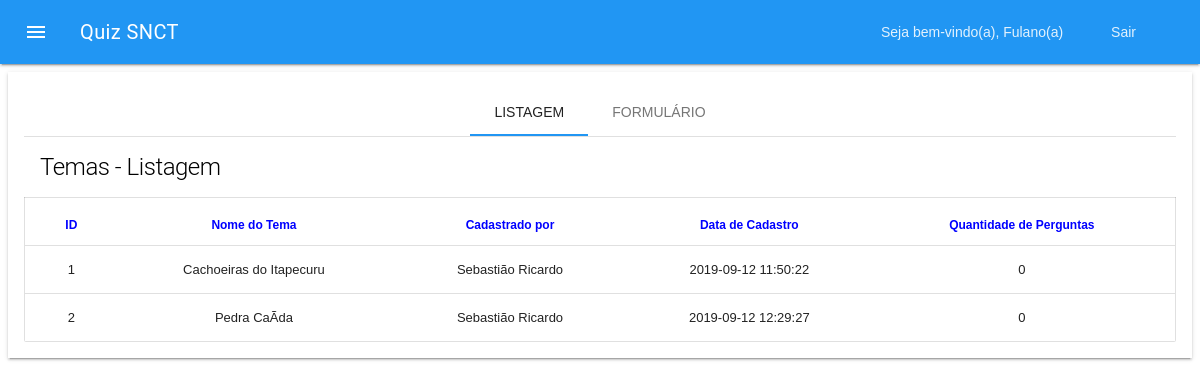
Before: /admin/temas.php (signed in) with the older database file.
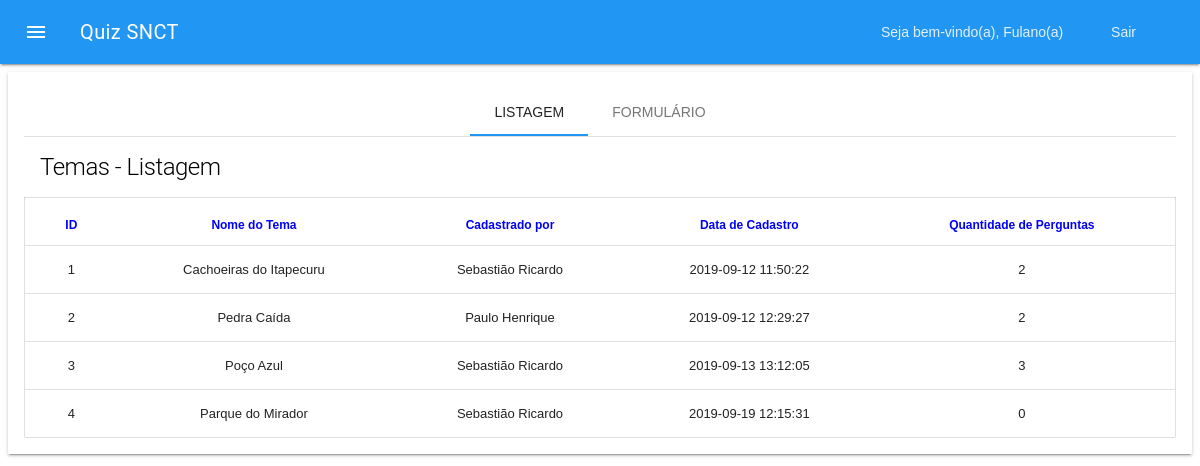
After: the same page with the newer database file.
### tables this page shows
CREATE TABLE `temas` (
  `id_tema` int(11) NOT NULL auto_increment,
  `tema` varchar(50) default NULL,
  `data_cadastro` datetime default NULL,
  `id_usuario` int(11) default '1',
  PRIMARY KEY  (`id_tema`),
  KEY `id_usuario` (`id_usuario`)
);

CREATE TABLE `usuarios` (
  `id_usuario` int(11) NOT NULL auto_increment,
  `nome` varchar(100) default NULL,
  `email` varchar(100) default NULL,
  `senha` varchar(40) default NULL,
  PRIMARY KEY  (`id_usuario`)
);

### admin/lib/DB.class.php (called while the page is built, shortened)
<?php
Class DB {
	var $con = null;
	public function __construct() {
		$this->con = mysqli_connect(DB_HOST, DB_USER, DB_PASS);
		mysqli_select_db($this->con, DB_NAME);
	}
	public function select($sql) {
		$query = mysqli_query($this->con, $sql);
		$resultado = array();
		while($linha = mysqli_fetch_assoc($query)) {
			$resultado[] = $linha;
		}
		return $resultado;
	}
}
?>

### admin/classes/Quiz.class.php (called while the page is built, shortened)
<?php
require_once "lib/DB.class.php";
class Quiz {
	var $db = null;
	public function __construct() {
		$this->db = new DB();
	}
	public function listaTemas() {
		return  $this->db->select("select t.*, u.nome, count(p.id_tema) as quantidade from temas t inner join usuarios u on (u.id_usuario = t.id_usuario) left outer join perguntas p on (p.id_tema = t.id_tema) group by t.id_tema");
	}
}
?>

### admin/temas.php (the view, shortened to what this page needs)
<?php
require_once "classes/Quiz.class.php";
$quiz = new Quiz();
$quiz->checkSession();
$temas = $quiz->listaTemas();
?>
<!DOCTYPE html>
<html>
<head>
	<?php include "includes/head.php"; ?>
</head>
<body>
	<div class="mdl-layout mdl-js-layout">
		<?php include "includes/header.php"; ?>
		 <main class="mdl-layout__content">
	    	<section class="mdl-grid mdl-cell mdl-cell--12-col mdl-shadow--2dp">
                <div class="mdl-card mdl-cell mdl-cell--12-col">
                    <div class="mdl-tabs mdl-js-tabs mdl-js-ripple-effect">
                        <div class="mdl-tabs__tab-bar">
                              <a href="#listagem" class="mdl-tabs__tab is-active">Listagem</a>
                              <a href="#form" class="mdl-tabs__tab">Formulário</a>
                        </div>
                        <div class="mdl-tabs__panel is-active" id="listagem">
                            <div class="mdl-card__title">
                              <h1 class="mdl-card__title-text">Temas - Listagem</h1>
                            </div>
                            <div>
                                <table class="mdl-data-table mdl-js-data-table">
                                    <thead>
                                    <tr>
                                        <th>ID</th>
                                        <th>Nome do Tema</th>
                                        <th>Cadastrado por</th>
                                        <th>Data de Cadastro</th>
                                        <th>Quantidade de Perguntas</th>
                                    </tr>
                                    </thead>
                                    <tbody>
                                        <?php foreach($temas as $key=>$item) { ?>
                                        <tr>
                                            <td class="mdl-data-table__cell--center"><?=$item["id_tema"]?></td>
                                            <td class="mdl-data-table__cell--center"><?=$item["tema"]?></td>
                                            <td class="mdl-data-table__cell--center"><?=$item["nome"]?></td>
                                            <td class="mdl-data-table__cell--center"><?=$item["data_cadastro"]?></td>
                                            <td class="mdl-data-table__cell--center"><?=$item["quantidade"]?></td>
                                        </tr>
                                         <?php } ?>
                                    </tbody>
                                </table>
                            </div>
                        </div>
                        </div>
                </div>
  	    	</section>
  		</main>
	</div>
</body>
</html>

Changed rows visible on the page:
computed for temas "Cachoeiras do Itapecuru": quantidade "0" → "2"
changed temas id 2: tema "Pedra CaÃ­da" → "Pedra Caída"; id_usuario.nome "Sebastião Ricardo" → "Paulo Henrique"; quantidade "0" → "2"
added temas: id_tema "3", tema "Poço Azul", id_usuario.nome "Sebastião Ricardo", data_cadastro "2019-09-13 13:12:05", quantidade "3"
added temas: id_tema "4", tema "Parque do Mirador", id_usuario.nome "Sebastião Ricardo", data_cadastro "2019-09-19 12:15:31", quantidade "0"
